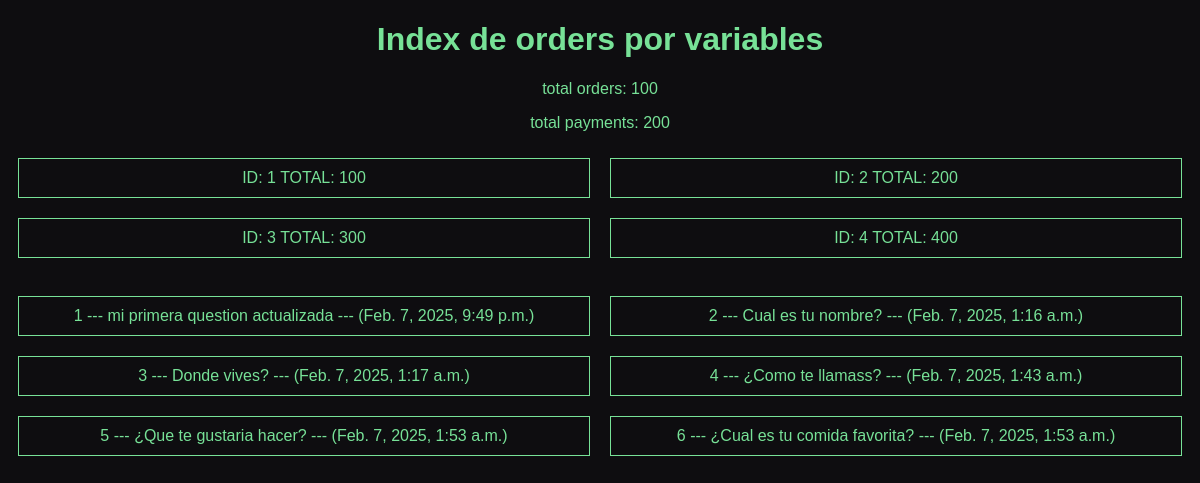
The app's page /orders/list with its own data.
### orders/models.py (models this page shows, shortened)
class Question(models.Model):
    question_text = models.CharField(max_length=200)
    pub_date = models.DateTimeField("date published")

### orders/views.py (the view)
# urls.py: path("list", views.indexOrders, name="order-list"),
def indexOrders(request):
    questions = Question.objects.all()
    data = {
        "questions": questions,
        "titulo": "Index de orders por variables",
        "total_orders": 100,
        "total_payments": 200,
        "orders":
        [
            {
                "id": 1,"total":100
            },
            {
                "id": 2,"total":200
            },
            {
                "id": 3,"total":300
            },
            {
                "id": 4,"total":400
            }
        ]
    }
    return render(request, 'orders/index.html', data)

### templates/orders/index.html (shortened to what this page needs)
<!DOCTYPE html>
<html lang="en">
    <head>
        {% load static %}
        <link rel="stylesheet" href="{% static 'css/orders.css' %}">
    </head>
    <body>
        <h1>{{titulo}}</h1>
        <p>total orders: {{total_orders}}</p>
        <p>total payments: {{total_payments}}</p>
        <div class="container">
            {% for item in orders %}
            <div>ID: {{item.id}} TOTAL: {{item.total}}</div>
            {% endfor %}
        </div>
        <br>
        <div class="container">
            {% for question in questions %}
            <div>{{question.id}} --- {{question.question_text}} --- ({{question.pub_date}})</div>
            {% endfor %}
        </div>
    </body>
</html>

### static/css/orders.css (style rules this page uses)
:root { --primary-color: #77e197; --secondary-color: #c4c4c4; --tertiary-color: #1d1d1d; }
body { background-color: rgb(14, 13, 16); color: var(--primary-color); font-family: Arial, Helvetica, sans-serif; }
h1 { text-align: center; }
p { text-align: center; }
.container { display: grid; grid-template-columns: repeat(2, 1fr); }
.container div { text-align: center; border: 1px solid var(--primary-color); padding: 10px; margin: 10px; }

### records on screen
Question: id "1", question_text "mi primera question actualizada", pub_date "Feb. 7, 2025, 9:49 p.m."
Question: id "2", question_text "Cual es tu nombre?", pub_date "Feb. 7, 2025, 1:16 a.m."
Question: id "3", question_text "Donde vives?", pub_date "Feb. 7, 2025, 1:17 a.m."
Question: id "4", question_text "¿Como te llamass?", pub_date "Feb. 7, 2025, 1:43 a.m."
Question: id "5", question_text "¿Que te gustaria hacer?", pub_date "Feb. 7, 2025, 1:53 a.m."
Question: id "6", question_text "¿Cual es tu comida favorita?", pub_date "Feb. 7, 2025, 1:53 a.m."

### other values on screen
{{ titulo }} "Index de orders por variables"
{{ total_orders }} "100"
{{ total_payments }} "200"
{{ item.id }} "1" "2" "3" "4"
{{ item.total }} "100" "200" "300" "400"
